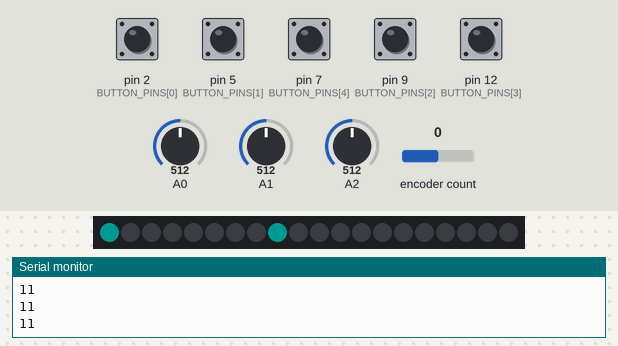
The sketch below on a simulated Teensy 4. Shown: 20 RGB LEDs in strip order, left to right, the last lines printed to the serial monitor. The test bench sets the inputs (shaded band); at power-on: pin 2 (BUTTON_PINS[0]), pin 5 (BUTTON_PINS[1]), pin 7 (BUTTON_PINS[4]), pin 9 (BUTTON_PINS[2]), pin 12 (BUTTON_PINS[3]) HIGH, A0 = 512, A1 = 512, A2 = 512, encoder count 0 (analog values on the 0–1023 scale). Dim RGB values are drawn brighter than linear.

Above: at 1.2 s.
1.3 s: A0 set to 716
At 2.7 s:
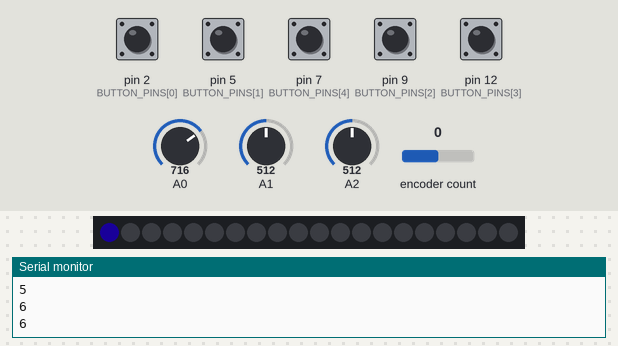
4.3 s: A0 set to 992
At 5.51 s:
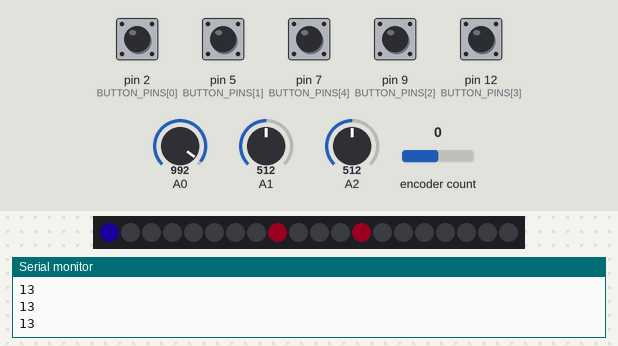
7.3 s: A0 set to 306
At 7.55 s:
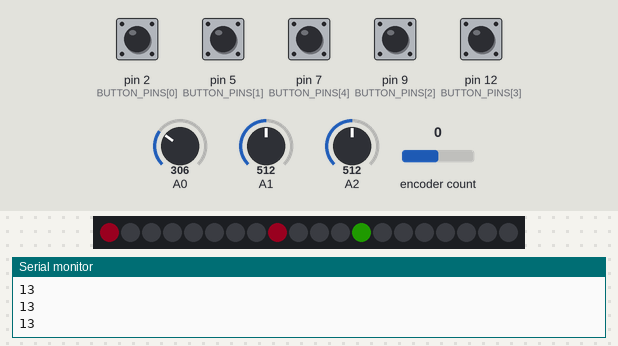
9.6 s: A0 set to 716
At 10.06 s:
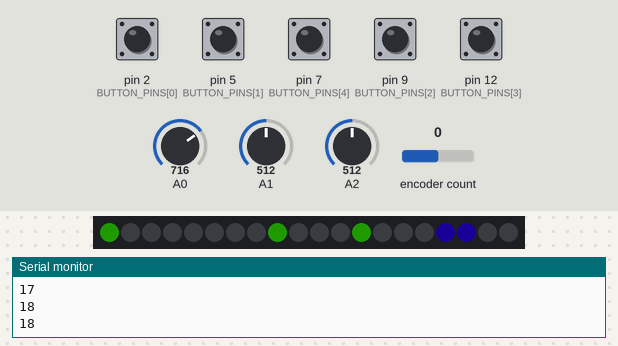
Timing chart, 0 to 12.6 s (numbered marks = the images above; inputs shaded):
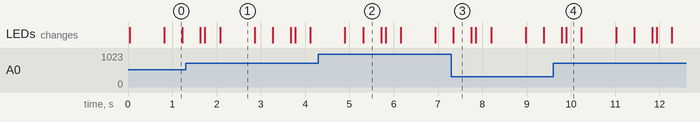

The sketch:

Class_7_-Encoder_and_LED_playback.ino
```cpp
/*
  Using an encoder to select which LEDs to turn on

  Encoders look like potentiometers but are a collection of switches
  Rather than an analog Voltage to read they send different pulses
  when they are turned left or right or are pressed
  They have much less resolution, a 12b analogRead is 0-4095
  while an encoder will only give 96 values changers per revolution
  Sometimes you want a device that can turn 360 degrees and has no
  absolute position, and has a clear reading though

  Here's a digram of how they work https://www.pjrc.com/teensy/td_libs_Encoder.html

*/

//Bounce is another way of reading button and can remove double triggering
// Download it here https://github.com/thomasfredericks/Bounce2/archive/refs/heads/master.zip
// Install it by going to Sketch > Include library > add zip library
#include <Bounce2.h>

//set the number of buttons and the pins they are connected to
#define NUM_BUTTONS 5 //a define is jsut a replacement. It can't be changed. You can use it to set the size of an array. A normal variable can't do that
const int BUTTON_PINS[NUM_BUTTONS] = {2, 5, 9, 12, 7}; //the pin each button is connected to
Bounce * buttons = new Bounce[NUM_BUTTONS];
#define BOUNCE_LOCK_OUT //THis is the better way to use bounce with audio https://github.com/thomasfredericks/Bounce2#lock-out-interva


//Interrupts cause everything to stop so one function can happen
// This isn't necessary for encoders and will cause problems with audio
#define ENCODER_DO_NOT_USE_INTERRUPTS

//This library should already be installed. If it's not get it here https://github.com/PaulStoffregen/Encoder/archive/refs/heads/master.zip
#include <Encoder.h>

// Change these two numbers to the pins connected to your encoder
// you can change the name "encoder1" to anything
Encoder encoder1(11, 10);


//A special library must be used to communicate with the ws2812 addressable LED tube
// Download it here https://github.com/PaulStoffregen/WS2812Serial/archive/refs/heads/master.zip
// Then in Arduino go to "Sketch > Include libraries > Add .ZIP library..." and select the downloaded file.
// The standard LED libraries, like fastLED and adafruits neopixel, cause problems with the audio code we'll do later so this version is used

float max_brightness = .1; //change this to increase the max brightness of the LEDs. 1.0 is very bright

//Everything else can be left alone
#define num_of_leds 20 //number of LEDs in the tube
#include <WS2812Serial.h> //include the code from this file in our sketch  https://github.com/PaulStoffregen/WS2812Serial/archive/refs/heads/master.zip
#define led_data_pin 8 //only pins 1,5, and 8 can be used.
byte drawingMemory[num_of_leds * 3];
DMAMEM byte displayMemory[num_of_leds * 12];
WS2812Serial LEDs(num_of_leds, displayMemory, drawingMemory, led_data_pin, WS2812_GRB);

unsigned long current_time;
unsigned long prev_time[8];

int encoder1_position, encoder1_prev_position;
int led_position;
int selected_led;

float hue_bank[19];
float sat_bank[19];
float bright_bank[19];

float hue_pot, sat_pot, bright_pot;

int button1, button2, button3, button4, enc_button;
unsigned long bank_erase_timer;
int bank_erase;

int seq1[20] = {1, 0, 0, 0, 0, 0, 0, 0, 1, 0, 0, 0, 1, 0, 0, 0, 1, 1, 0, 0};
int seq_timer, seq_location;

void setup() {
  //nothing to setup for encoders

  LEDs.begin(); //must be done in setup for the addressable LEDs to work.
  //here is a basic way of writing to the LEDs.
  LEDs.setPixelColor(0, 0, 0, 0); //(LED number, red level, green level, blue level). All levels are 0-255
  LEDs.setPixelColor(1, 0, 0, 0);
  LEDs.show(); //send these values to the LEDs

  analogReadResolution(12);  //0-4095
  analogReadAveraging(64);

  for (int i = 0; i < NUM_BUTTONS; i++) {
    buttons[i].attach( BUTTON_PINS[i] , INPUT_PULLUP  ); //setup the bounce instance for the current button
    buttons[i].interval(10);  // interval in milliseconds. How long after the first change will ignore noise
  }

}


void loop() {
  current_time = millis();


  for (int j = 0; j < NUM_BUTTONS; j++)  {
    buttons[j].update();  //must be done when using bounce. This remembers the previous reads and updates all the buttons
  }


  if (current_time - prev_time[1] > 2) { //33 milliseconds is about 30 Hz, aka 30 fps
    prev_time[1] = current_time;
    //Hey it's that thing we do all the time. Remember then update
    encoder1_prev_position = encoder1_position;
    encoder1_position = encoder1.read();

    if (encoder1_position != encoder1_prev_position) {
      // Serial.print(led_position);
      // Serial.print(" ");
      // Serial.println(encoder1_position);

    }

    //there are only 20 LEDs so lets have another number based on
    //encoder1_position that's kept between 0 and 19
    led_position = (encoder1_position / 2);
    //led_position = constrain(led_position, 0, 19); //another way to do it

    if (led_position < 0) {
      led_position = 0;
    }

    if (led_position > 19) {
      led_position = 19;
    }


  }

  if ( buttons[0].fell() ) {
    Serial.println(" !");
    hue_bank[led_position] = hue_pot;
    sat_bank[led_position] = sat_pot;
    bright_bank[led_position] = bright_pot;
  }


  if ( buttons[0].rose() ) {
    //done something when button is realesed
  }


  if ( buttons[3].fell() ) {
    bank_erase_timer = current_time;
  }

  if ( buttons[3].read() == 0  ) {
    if (current_time - bank_erase_timer > 2000 ) {
      bank_erase = 1;
    }
  }


  if (bank_erase == 1) {
    for (byte f = 0; f < 20; f++) {
      hue_bank[f] = 0;
      sat_bank[f] = 0;
      bright_bank[f] = 0;
    }
    bank_erase = 0;
  }

  if (current_time - prev_time[2] > 100) {
    prev_time[2] = current_time;
    seq_location++;
    if (seq_location > 19) {
      seq_location = 0;
      for (byte m = 0; m < 20; m++) {
        set_LED(m, .5, 1, 0); //turn all lights off
      }
    }
  }

  if (current_time - prev_time[0] > 33) { //33 milliseconds is about 30 Hz, aka 30 fps
    prev_time[0] = current_time;

    hue_pot = analogRead(A0) / 4095.0;
    sat_pot = analogRead(A1) / 4095.0;
    bright_pot = analogRead(A2) / 4095.0;

    Serial.println(seq_location);


    set_LED(seq_location, hue_pot, 1, seq1[seq_location]);


    //    for (byte m = 0; m < 20; m++) {
    //      set_LED(m, .5, 1, seq1[m]); //turn all lights off
    //    }

    //set_LED(led_position, hue_pot, sat_pot, bright_pot);

    LEDs.show(); //send these values to the LEDs
  }

} //loop over


////////////////LED function

//This function is a little different than you might see in other libraries but it works pretty similar
// instead of 0-255 you see in other libraries this is all 0-1.0
// you can copy this to the bottom of any code as long as the declarations at the top in "led biz" are done

//set_LED(led to change, hue,saturation,value aka brightness)
// hue - 0 is red, then through the ROYGBIV to 1.0 as red again
// saturation - 0 is fully white, 1 is fully colored.
// value - 0 is off, 1 is the value set by max_brightness
// (it's not called brightness since, unlike in photoshop, we're going from black to fully lit up

//based on https://stackoverflow.com/questions/3018313/algorithm-to-convert-rgb-to-hsv-and-hsv-to-rgb-in-range-0-255-for-both

void set_LED(int pixel, float fh, float fs, float fv) {
  byte RedLight;
  byte GreenLight;
  byte BlueLight;

  if (fs > 1.0) {
    fs = 1.0;
  }

  if (fv > 1.0) {
    fv = 1.0;
  }

  //wrap the hue around but if it's over 100 or under -100 cap it at that
  if (fh > 100) {
    fh = 100;
  }

  if (fh < -100) {
    fh = -100;
  }
  //keep subtracting or adding 1 until it's in the range of 0-1.0
  while (fh > 1.0) {
    fh -= 1.0;
  }
  while (fh < 0) {
    fh += 1.0;
  }

  byte h = fh * 255;
  byte s = fs * 255;
  byte v = fv * max_brightness * 255;

  h = (h * 192) / 256;  // 0..191
  unsigned int i = h / 32;   // We want a value of 0 thru 5
  unsigned int f = (h % 32) * 8;   // 'fractional' part of 'i' 0..248 in jumps

  unsigned int sInv = 255 - s;
  unsigned int fInv = 255 - f;
  byte pv = v * sInv / 256;  // pv will be in range 0 - 255
  byte qv = v * (256 - s * f / 256) / 256;
  byte tv = v * (256 - s * fInv / 256) / 256;

  switch (i) {
    case 0:
      RedLight = v;
      GreenLight = tv;
      BlueLight = pv;
      break;
    case 1:
      RedLight = qv;
      GreenLight = v;
      BlueLight = pv;
      break;
    case 2:
      RedLight = pv;
      GreenLight = v;
      BlueLight = tv;
      break;
    case 3:
      RedLight = pv;
      GreenLight = qv;
      BlueLight = v;
      break;
    case 4:
      RedLight = tv;
      GreenLight = pv;
      BlueLight = v;
      break;
    case 5:
      RedLight = v;
      GreenLight = pv;
      BlueLight = qv;
      break;
  }
  LEDs.setPixelColor(pixel, RedLight, GreenLight, BlueLight);
}
```

Measured:
- after the input at 1.3 s, the LEDs: first change after 0.34 s (image 1 shows a later state)
- after the input at 4.3 s, the LEDs: first change after 0.60 s (image 2 shows a later state)
- after the input at 7.3 s, the LEDs: change after 0.05 s (image 3)
- after the input at 9.6 s, the LEDs: first change after 0.20 s (image 4 shows a later state)
